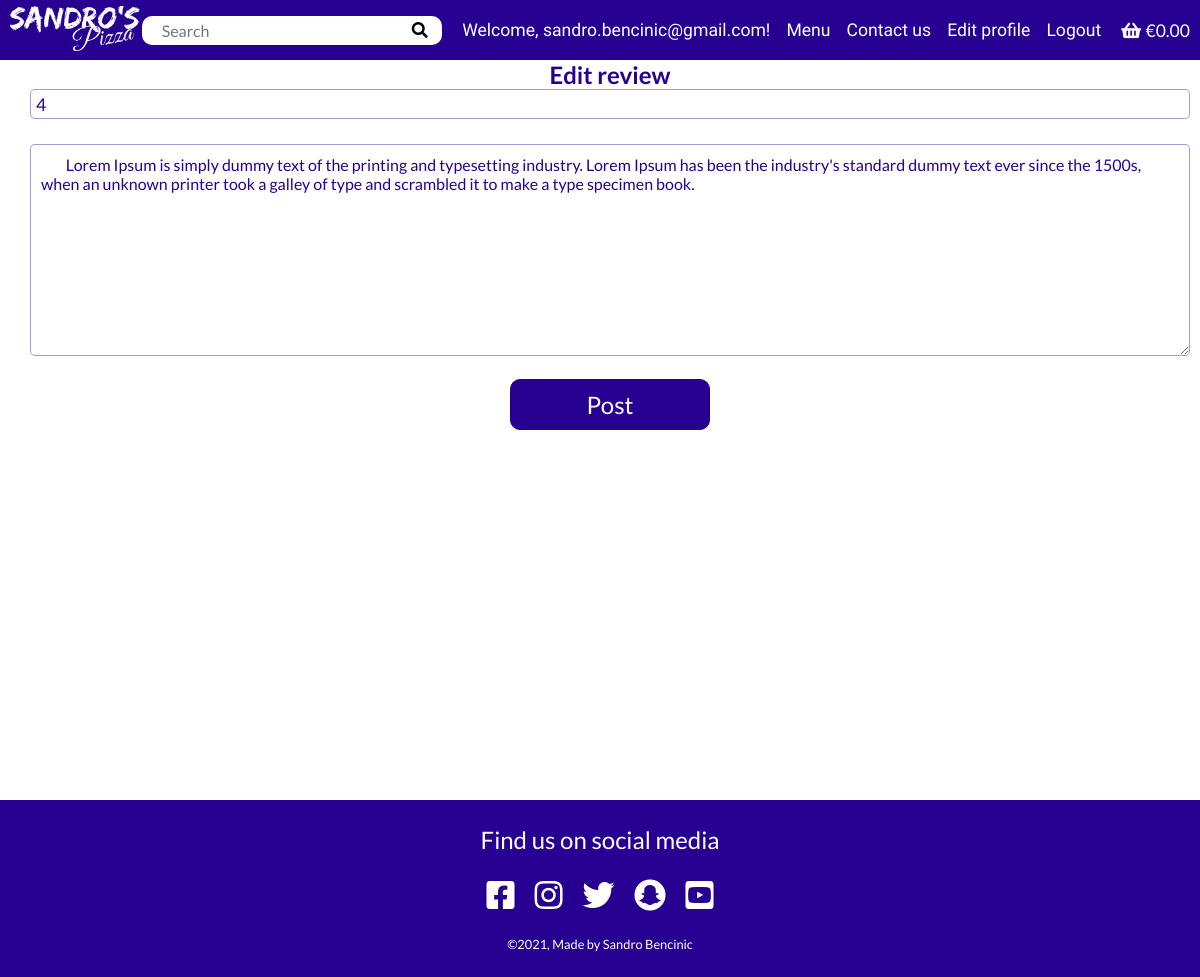
Page /product/edit_review/11 (signed in) on the committed database.
### product/models.py (models this page shows, shortened)
class Review(models.Model):
    user_profile = models.ForeignKey(User, on_delete=models.CASCADE)
    item = models.ForeignKey(Item, on_delete=models.CASCADE)
    title = models.CharField(max_length=50)
    content = models.TextField()

### product/views.py (the view, shortened to what this page needs)
# urls.py: path('edit_review/<review_id>', edit_review, name='edit_review'),
@login_required()
def edit_review(request, review_id):
    review = Review.objects.get(id=review_id)
    if not (str(review.user_profile) == request.user.username or request.user.is_superuser):
        messages.error(request, 'Permission denied.')
        return redirect(reverse('index'))
    context = {
        'review': review,
    }
    return render(request, 'product/edit_review.html', context)

### order/contexts.py (called while the page is built, shortened)
def contexts(request):
    bag_items = []
    grand_total = 0
    if request.user.is_authenticated:
        delivery_fee = 0
    else:
        delivery_fee = 2
    grand_total += delivery_fee
    order_time = None
    bag = request.session.get('bag', {})
    context = {
        'bag_items': bag_items,
        'grand_total': grand_total,
        'order_time': order_time,
        'delivery_fee': delivery_fee,
    }
    return context

### product/templates/product/edit_review.html (shortened to what this page needs)
{% extends 'base.html' %}
{% load static %}
{% block content %}
  <div class="comment">
    <h2 class="comment__title">Edit review</h2>
    <form class="comment__new" style="display: block;" action="{% url 'edit_review' review.id %}" method="post">
      <input type="text" id="review__title" name="review__title" value="{{ review.title }}">
      <textarea name="review__text" id="review__text" cols="30" rows="10">
        {{ review.content }}
      </textarea>
      <div class="center">
        <button class="btn btn--comment" type="submit">Post</button>
      </div>
    </form>
  </div>
{% endblock content %}

### templates/base.html (shortened to what this page needs)
{% load static %}
<!DOCTYPE html>
<html lang="en">
<head>
    <link rel="stylesheet" href="https://use.fontawesome.com/releases/v5.15.4/css/all.css">
    <link rel="stylesheet" href="https://cdnjs.cloudflare.com/ajax/libs/animate.css/4.1.1/animate.min.css">
    <link rel="stylesheet" href="{% static 'css/style.css' %}">
</head>
<body>
    <header class="navbar">
        <nav class="navbar__container">
            <a href="{% url 'index' %}">
                <img class="navbar__logo" src="{% static 'images/logo_bw.webp' %}" alt="Sandros pizza logo">
            </a>
            <div class="navbar__desktop-menu">
                <form class="navbar__search" action="{% url 'menu' %}" method="get" style="margin-right: 20px;">
                    <input class="search__input" type="text" name="q" id="q" placeholder="Search">
                    <button class="search__btn">
                        <i class="fas fa-search"></i>
                    </button>
                </form>
                <ul class="navbar__links">
                    {% if user.is_authenticated %}
                    <li class="navbar__user-desktop">
                        Welcome, {{ request.user }}!
                    </li>
                    {% endif %}
                    <li class="navbar__link">
                        <a href="{% url 'menu' %}">Menu</a>
                    </li>
                    <li class="navbar__link">
                        <a href="{% url 'contact' %}">Contact us</a>
                    </li>
                    {% if user.is_authenticated %}
                    <li class="navbar__link">
                        <a href="{% url 'profile' %}">Edit profile</a>
                    </li>
                    <li class="navbar__link">
                        <a href="{% url 'account_logout' %}">Logout</a>
                    </li>
                    {% endif %}
                    <li class="navbar__link" style="margin-left: 20px;">
                        <a href="{% url 'order' %}">
                            <i class="fas fa-shopping-basket"></i>
                            {% if bag_items %}
                            <span>€{{ grand_total|floatformat:2 }}</span>
                            {% else %}
                            <span>€0.00</span>
                            {% endif %}
                        </a>
                    </li>
                </ul>
            </div>
        </nav>
    </header>
    <div class="main-container">
        {% block content %}
        {% endblock content %}
    </div>
    <footer class="footer">
        <p class="footer__title">Find us on social media</p>
        <ul class="footer__links">
        <li>
            <a href="https://www.facebook.com/" target="_blank"
            aria-label="link to facebook (opens in new tab)" rel="noopener">
            <i class="fab fa-facebook-square"></i>
            </a>
        </li>
        <li>
            <a href="https://www.instagram.com/" target="_blank"
            aria-label="link to instagram (opens in new tab)" rel="noopener">
            <i class="fab fa-instagram"></i>
            </a>
        </li>
        <li>
            <a href="https://twitter.com/" target="_blank"
            aria-label="link to twitter (opens in new tab)" rel="noopener">
            <i class="fab fa-twitter"></i>
            </a>
        </li>
        <li>
            <a href="https://www.snapchat.com/" target="_blank"
            aria-label="link to snapchat (opens in new tab)" rel="noopener">
            <i class="fab fa-snapchat"></i>
            </a>
        </li>
        <li>
            <a href="https://www.youtube.com/" target="_blank"
            aria-label="link to youtube (opens in new tab)" rel="noopener">
            <i class="fab fa-youtube-square"></i>
            </a>
        </li>
        </ul>
        <p class="footer__copyright">©2021, Made by Sandro Bencinic</p>
    </footer>
</body>
</html>

### static/css/style.css (style rules this page uses)
* { position: relative; box-sizing: border-box; margin: 0; padding: 0; }
*, a { font-family: 'Lato', sans-serif; color: black; }
body { min-height: 100vh; display: flex; flex-direction: column; justify-content: space-between; }
a { text-decoration: none; }
li { list-style-type: none; }
.main-container { width: 100%; min-height: calc(100vh - 177px - 80px); top: 80px; margin-bottom: 80px; }
.btn { display: block; color: white !important; border: 1px solid rgb(39, 0, 146); border-radius: 10px; background-color: rgb(39, 0, 146); padding: 10px; width: 200px; font-size: 1.5rem; text-align: center; }
.navbar__desktop-menu { display: none; }
.navbar__container { display: flex; justify-content: space-between; align-items: center; position: fixed; top: 0; height: 80px; width: 100%; padding: 10px; background-color: rgb(39, 0, 146); z-index: 1; }
.navbar__logo { width: 130px; }
.navbar__search { display: flex; justify-content: center; align-items: center; background-color: white; border-radius: 10px; width: 80vw; margin: 60px auto 40px auto; }
.search__input { height: 50px; width: 70%; font-size: 1.5rem; padding: 10px; border: none; outline: none; background-color: white; color: black; }
.search__btn { border: none; }
.search__btn i { display: inline-block; height: 50px; font-size: 1.8rem; padding: 10px; background-color: white; color: black; }
.navbar__link { margin-left: 20px; margin-top: 20px; }
.navbar__link a { color: white; font-size: 2.5rem; font-family: 'Staatliches', cursive; }
.footer { text-align: center; background-color: rgb(39, 0, 146); padding: 25px 0; }
.footer__title { color: white; font-size: 1.5rem; }
.footer__links { display: flex; justify-content: center; }
.footer i { color: white; font-size: 2rem; margin: 25px 10px; }
.footer__copyright { color: white; font-size: 0.8rem; }
.comment { margin: 40px auto 0 auto; }
.comment__new { display: none; }
.comment__title { text-align: center; }
#review__title { width: 100%; height: 30px; outline: none; border: 1px solid rgb(39, 0, 146, 0.4); border-radius: 5px; margin-bottom: 25px; padding: 5px; font-size: 1.1rem; }
#review__text { width: 100%; outline: none; border-color: rgb(39, 0, 146, 0.4); border-radius: 5px; padding: 10px; font-size: 1rem; }
.btn--comment { margin: 20px auto; }
.comment__title { text-align: center; color: rgb(39, 0, 146); margin-bottom: 40px; }
.comment__new { padding: 0 20px; }
.comment__new * { color: rgb(39, 0, 146); }
.center { display: flex; justify-content: center; }
@media only screen and (min-width: 992px) and (orientation: landscape) { .main-container { min-height: calc(100vh - 177px - 60px); top: 60px; margin-bottom: 60px; } }
@media only screen and (min-width: 992px) and (orientation: landscape) { .navbar__container { height: 60px; } }
@media only screen and (min-width: 992px) and (orientation: landscape) { .navbar__desktop-menu { display: flex; align-items: center; } }
@media only screen and (min-width: 992px) and (orientation: landscape) { .navbar__search { height: fit-content; width: 300px; margin: 0; } }
@media only screen and (min-width: 992px) and (orientation: landscape) { .search__input { height: auto; width: 85%; font-size: 1rem; padding: 5px; } }
@media only screen and (min-width: 992px) and (orientation: landscape) { .search__btn i { height: auto; font-size: 1rem; padding: 0px; } }
@media only screen and (min-width: 992px) and (orientation: landscape) { .navbar__links { display: flex; align-items: center; } }
@media only screen and (min-width: 992px) and (orientation: landscape) { .navbar__link { margin-top: 0; margin-left: 16px; } }
@media only screen and (min-width: 992px) and (orientation: landscape) { .navbar__link a { font-size: 1.1rem; } }
@media only screen and (min-width: 992px) and (orientation: landscape) { .navbar__user-desktop { color: white; font-size: 1.1rem; font-family: 'Staatliches', cursive; } }
@media only screen and (min-width: 992px) and (orientation: landscape) { .navbar__link i, .navbar__link span { color: white !important; } }
@media only screen and (min-width: 992px) and (orientation: landscape) { .comment { width: 100%; height: calc(100vh - 60px); margin-left: 10px; margin-top: 0; overflow: scroll; } }
@media only screen and (min-width: 992px) and (orientation: landscape) { .comment__title { margin-bottom: 0; } }

### rows in the picture
Review: review__title "4", review__text "Lorem Ipsum is simply dummy text of the printing and typesetting industry. Lorem Ipsum has been the industry's standard dummy text ever since the 1500s, when an unknown printer took a galley of type and scrambled it to make a type specimen book."

### other values in the picture
{{ request.user }} "sandro.bencinic@gmail.com"
